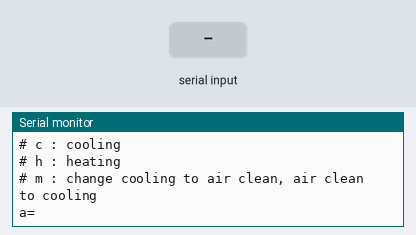
This sketch was run on a simulated ESP8266 (NodeMCU). Parts: the last lines printed to the serial monitor. The inputs (shaded band) are chosen by the test bench.

Above: at 2.2 s.
2.3 s: "1" received over Serial
At 2.41 s:
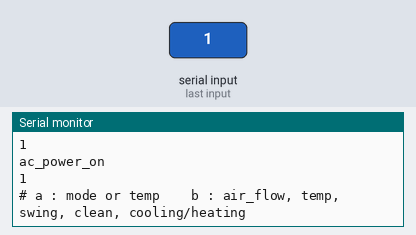
3.8 s: "0" received over Serial
At 3.91 s:
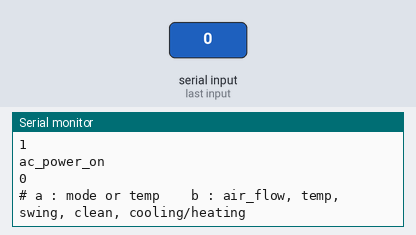
5.3 s: "+" received over Serial
At 6.5 s:
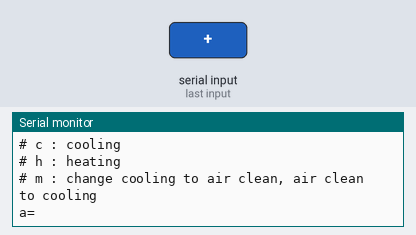
6.8 s: "c" received over Serial
8.3 s: "-" received over Serial
9.8 s: "h" received over Serial
Timing chart, 0 to 12.3 s (numbered marks = the images above; inputs shaded):
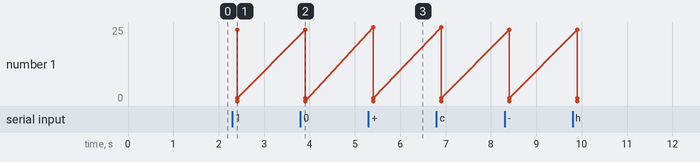

The sketch:

LGACSend.ino
```cpp
// (licence header left out)
#include <IRremoteESP8266.h>
#include <IRsend.h>


IRsend irsend(4);  // An IR LED is controlled by GPIO pin 4 (D2)

// 0 : TOWER
// 1 : WALL
const unsigned int kAc_Type  = 1;

// 0 : cooling
// 1 : heating
unsigned int ac_heat = 1;

// 0 : off
// 1 : on
unsigned int ac_power_on = 0;

// 0 : off
// 1 : on --> power on
unsigned int ac_air_clean_state = 0;

// temperature : 18 ~ 30
unsigned int ac_temperature = 24;

// 0 : low
// 1 : mid
// 2 : high
// if kAc_Type = 1, 3 : change
unsigned int ac_flow = 0;

const uint8_t kAc_Flow_Tower[3] = {0, 4, 6};
const uint8_t kAc_Flow_Wall[4] = {0, 2, 4, 5};

uint32_t ac_code_to_sent;

void Ac_Send_Code(uint32_t code) {
  Serial.print("code to send : ");
  Serial.print(code, BIN);
  Serial.print(" : ");
  Serial.println(code, HEX);

#if SEND_LG
  irsend.sendLG(code, 28);
#else  // SEND_LG
  Serial.println("Can't send because SEND_LG has been disabled.");
#endif  // SEND_LG
}

void Ac_Activate(unsigned int temperature, unsigned int air_flow,
                 unsigned int heat) {
  ac_heat = heat;
  unsigned int ac_msbits1 = 8;
  unsigned int ac_msbits2 = 8;
  unsigned int ac_msbits3 = 0;
  unsigned int ac_msbits4;
  if (ac_heat == 1)
    ac_msbits4 = 4;  // heating
  else
    ac_msbits4 = 0;  // cooling
  unsigned int ac_msbits5 =  (temperature < 15) ? 0 : temperature - 15;
  unsigned int ac_msbits6 = 0;

  if (air_flow <= 2) {
    if (kAc_Type == 0)
      ac_msbits6 = kAc_Flow_Tower[air_flow];
    else
      ac_msbits6 = kAc_Flow_Wall[air_flow];
  }

  // calculating using other values
  unsigned int ac_msbits7 = (ac_msbits3 + ac_msbits4 + ac_msbits5 +
                             ac_msbits6) & B00001111;
  ac_code_to_sent = ac_msbits1 << 4;
  ac_code_to_sent = (ac_code_to_sent + ac_msbits2) << 4;
  ac_code_to_sent = (ac_code_to_sent + ac_msbits3) << 4;
  ac_code_to_sent = (ac_code_to_sent + ac_msbits4) << 4;
  ac_code_to_sent = (ac_code_to_sent + ac_msbits5) << 4;
  ac_code_to_sent = (ac_code_to_sent + ac_msbits6) << 4;
  ac_code_to_sent = (ac_code_to_sent + ac_msbits7);

  Ac_Send_Code(ac_code_to_sent);

  ac_power_on = 1;
  ac_temperature = temperature;
  ac_flow = air_flow;
}

void Ac_Change_Air_Swing(int air_swing) {
  if (kAc_Type == 0) {
    if (air_swing == 1)
      ac_code_to_sent = 0x881316B;
    else
      ac_code_to_sent = 0x881317C;
  } else {
    if (air_swing == 1)
      ac_code_to_sent = 0x8813149;
    else
      ac_code_to_sent = 0x881315A;
  }
  Ac_Send_Code(ac_code_to_sent);
}

void Ac_Power_Down() {
  ac_code_to_sent = 0x88C0051;

  Ac_Send_Code(ac_code_to_sent);

  ac_power_on = 0;
}

void Ac_Air_Clean(int air_clean) {
  if (air_clean == '1')
    ac_code_to_sent = 0x88C000C;
  else
    ac_code_to_sent = 0x88C0084;

  Ac_Send_Code(ac_code_to_sent);

  ac_air_clean_state = air_clean;
}

void setup() {
  Serial.begin(115200);
  delay(1000);
  irsend.begin();
}

void loop() {
  char b = ' ';
  Serial.println("# a : mode or temp    b : air_flow, temp, swing, clean,"
                 " cooling/heating");
  Serial.println("# 0 : off             0");
  Serial.println("# 1 : on              0");
  Serial.println("# 2 : air_swing       0 or 1");
  Serial.println("# 3 : air_clean       0 or 1");
  Serial.println("# 4 : air_flow        0 ~ 2 : flow");
  Serial.println("# + : temp + 1");
  Serial.println("# - : temp - 1");
  Serial.println("# c : cooling");
  Serial.println("# h : heating");
  Serial.println("# m : change cooling to air clean, air clean to cooling");

  Serial.println("a=");  // Prompt User for input
  while (Serial.available() == 0) {  // Wait for user input
  }
  char a = Serial.read();  // Read user input into a
  switch (a) {
    case '0':
    case '1':
    case '+':
    case '-':
    case 'c':
    case 'h':
    case 'm':
      break;
    default:
      Serial.println("b=");  // Prompt User for input
      while (Serial.available() == 0) {}
      b = Serial.read();
  }

  /*
     # a : mode or temp    b : air_flow, temp, swing, clean, cooling/heating
     # 18 ~ 30 : temp      0 ~ 2 : flow // on
     # 0 : off             0
     # 1 : on              0
     # 2 : air_swing       0 or 1
     # 3 : air_clean       0 or 1
     # 4 : air_flow        0 ~ 3 : flow
     # + : temp + 1
     # - : temp - 1
     # c : cooling
     # h : heating
     # m : change cooling to air clean, air clean to cooling
  */
  Serial.print("a : ");
  Serial.print(a);
  Serial.print("  b : ");
  Serial.println(b);

  switch (a) {
    case '0':  // off
      Ac_Power_Down();
      break;
    case '1':  // on
      Ac_Activate(ac_temperature, ac_flow, ac_heat);
      break;
    case '2':
      if (b == '0')
        Ac_Change_Air_Swing(0);
      else
        Ac_Change_Air_Swing(1);
      break;
    case '3':  // 1  : clean on, power on
      if (b == '0' || b == '1')
        Ac_Air_Clean(b);
      break;
    case '4':
      switch (b) {
        case '1':
          Ac_Activate(ac_temperature, 1, ac_heat);
          break;
        case '2':
          Ac_Activate(ac_temperature, 2, ac_heat);
          break;
        case '3':
          Ac_Activate(ac_temperature, 3, ac_heat);
          break;
        default:
          Ac_Activate(ac_temperature, 0, ac_heat);
      }
      break;
    case '+':
      if (18 <= ac_temperature && ac_temperature <= 29)
        Ac_Activate((ac_temperature + 1), ac_flow, ac_heat);
      break;
    case '-':
      if (19 <= ac_temperature && ac_temperature <= 30)
        Ac_Activate((ac_temperature - 1), ac_flow, ac_heat);
      break;
    case 'c':
      ac_heat = 0;
      Ac_Activate(ac_temperature, ac_flow, ac_heat);
      break;
    case 'h':
      ac_heat = 1;
      Ac_Activate(ac_temperature, ac_flow, ac_heat);
      break;
    case 'm':
      /*
          if ac is on,  1) turn off, 2) turn on Ac_Air_Clean(1)
          if ac is off, 1) turn on,  2) turn off Ac_Air_Clean(0)
      */
      if (ac_power_on == 1) {
        Ac_Power_Down();
        delay(100);
        Ac_Air_Clean(1);
      } else {
        if (ac_air_clean_state == 1) {
          Ac_Air_Clean(0);
          delay(100);
        }
        Ac_Activate(ac_temperature, ac_flow, ac_heat);
      }
      break;
  }

  delay(100);
  Serial.println("ac_temperature");
  Serial.println(ac_temperature);
  Serial.println("ac_flow");
  Serial.println(ac_flow);
  Serial.println("ac_heat");
  Serial.println(ac_heat);
  Serial.println("ac_power_on");
  Serial.println(ac_power_on);
}
```

Measured:
- after the input at 2.3 s, the serial monitor: prints a new line at once (image 1)
- after the input at 3.8 s, the serial monitor: prints a new line at once (image 2)
- after the input at 5.3 s, the serial monitor: prints a new line at once (image 3)
